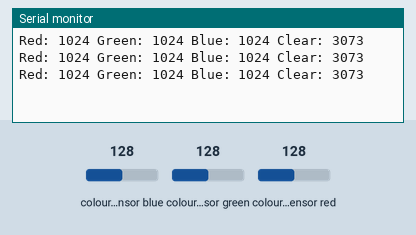
Simulated run of this sketch. Board: Arduino Uno, built with avr-gcc and run on an emulated ATmega328P. Parts: the last lines printed to the serial monitor. The inputs (shaded band) are chosen by the test bench; at power-on: colour sensor blue 128, colour sensor green 128, colour sensor red 128.

Above: at 1.4 s.
1.5 s: colour sensor blue set to 5
At 2.2 s:
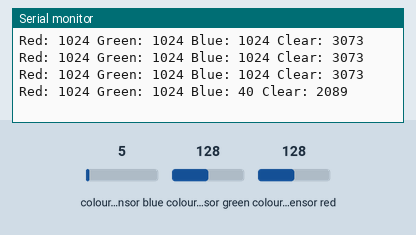
3.0 s: colour sensor green set to 5
At 3.8 s:
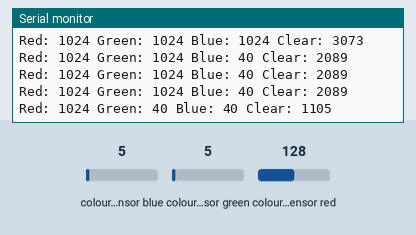
4.5 s: colour sensor red set to 5
At 4.9 s:
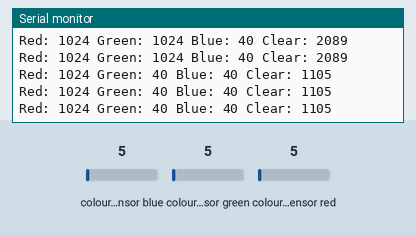
Timing chart, 0 to 7.5 s (numbered marks = the images above; inputs shaded):
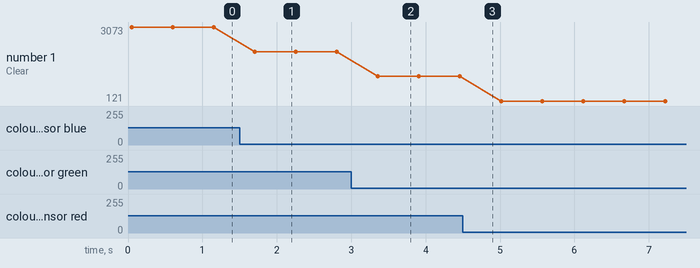

The sketch:

color_and_light.ino
```cpp
#include <Adafruit_APDS9960.h>

Adafruit_APDS9960 apds9960;
uint16_t r, g, b, c;

void setup() {
  Serial.begin(115200);

  if (!apds9960.begin()) {
    Serial.println("Failed to initialize APDS9960!");
    while (1);
  }

  apds9960.enableColor(true);
}

void loop() {
  while (!apds9960.colorDataReady()) {
    delay(5);
  }
  apds9960.getColorData(&r, &g, &b, &c);

  Serial.print("Red: "); Serial.print(r);
  Serial.print(" Green: "); Serial.print(g);
  Serial.print(" Blue: "); Serial.print(b);
  Serial.print(" Clear: "); Serial.println(c);
  delay(500);
}
```

Measured:
- after the input at 1.5 s, the serial monitor: prints a new line after 0.21 s (image 1)
- after the input at 3.0 s, the serial monitor: prints a new line after 0.36 s (image 2)
- plotted number 1: 3073 → 2089 after the input at 1.5 s, 2089 → 1105 after the input at 3.0 s, 1105 → 121 after the input at 4.5 s
